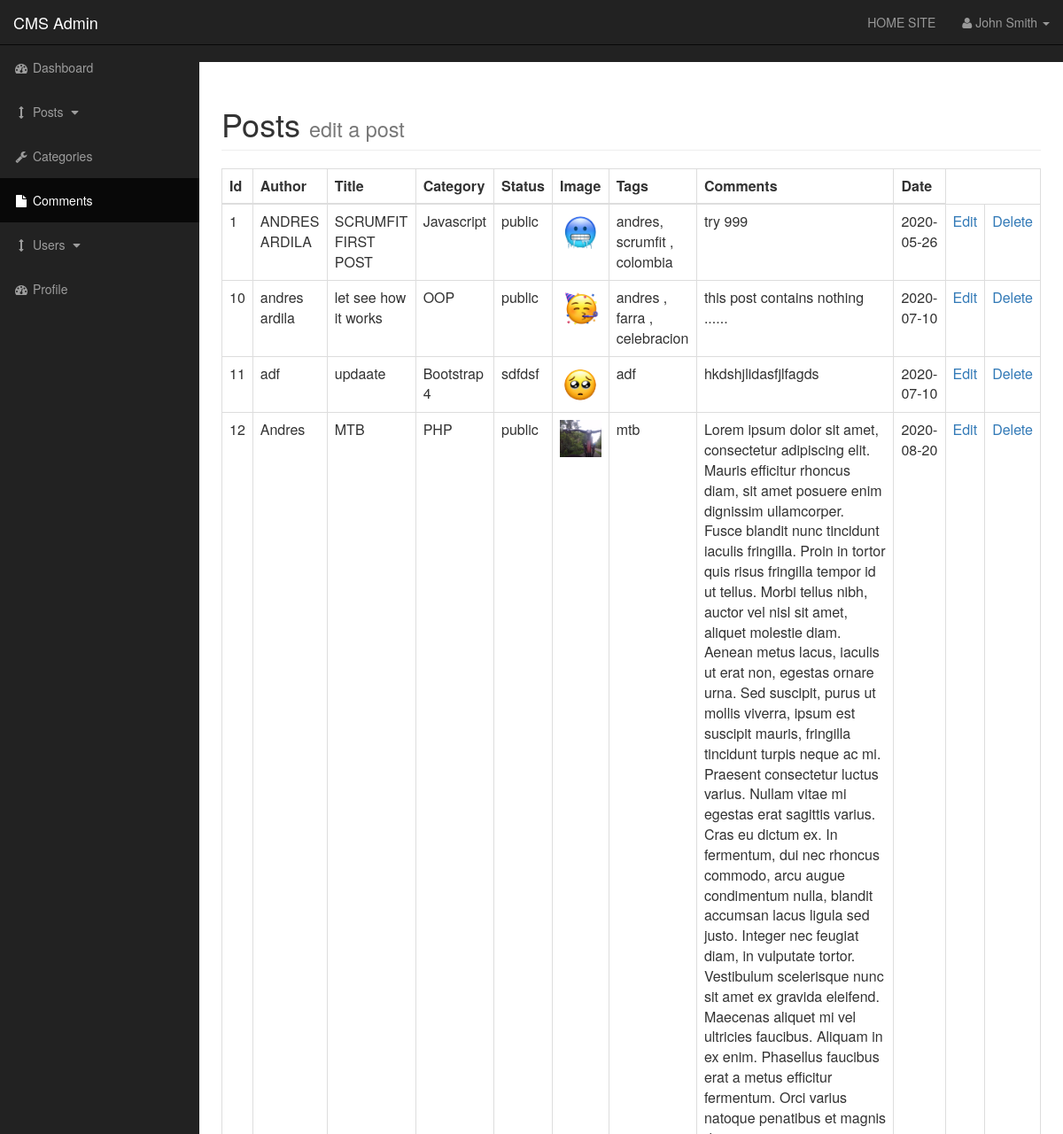
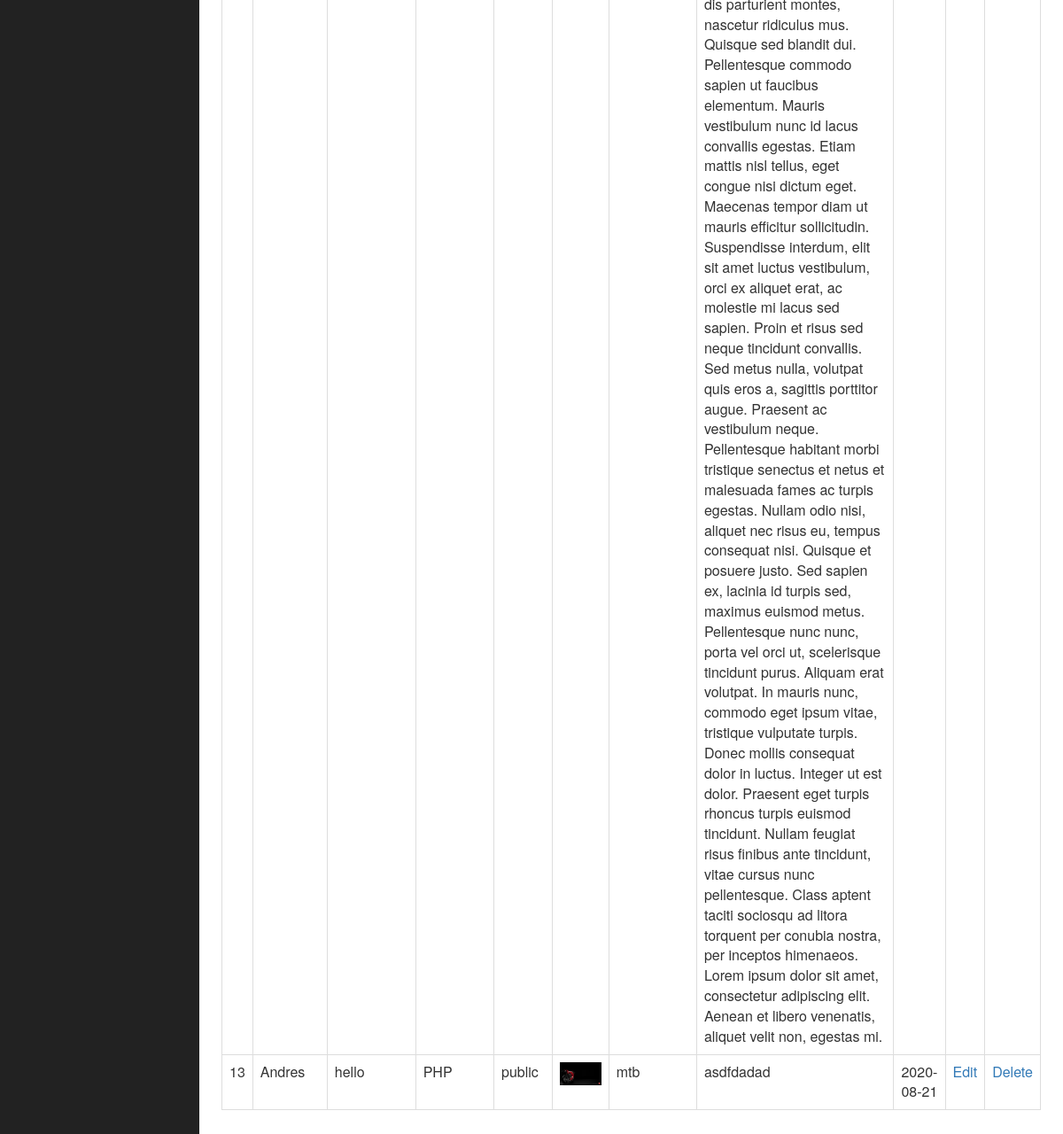
The page /admin/posts.php on the database its author committed (2 pictures, top to bottom).
### tables this page shows
CREATE TABLE `posts` (
  `post_id` int(3) NOT NULL,
  `post_category_id` int(3) NOT NULL,
  `post_title` varchar(255) NOT NULL,
  `post_author` varchar(255) NOT NULL,
  `post_date` date NOT NULL,
  `post_image` text NOT NULL,
  `post_content` text NOT NULL,
  `post_tags` varchar(255) NOT NULL,
  `post_comment_count` int(11) NOT NULL,
  `post_status` varchar(255) NOT NULL DEFAULT 'draft'
);

CREATE TABLE `categories` (
  `cat_id` int(3) NOT NULL,
  `cat_title` varchar(255) NOT NULL
);

### admin/includes/view_all_post.inc.php (the view, shortened to what this page needs)
<table class="table table-bordered table-hover">
  <thead>
    <tr>
      <th>Id</th>
      <th>Author</th>
      <th>Title</th>
      <th>Category</th>
      <th>Status</th>
      <th>Image</th>
      <th>Tags</th>
      <th>Comments</th>
      <th>Date</th>
    </tr>
  </thead>
  <tbody>
      <?php
        $query = "SELECT * FROM posts";
        $select_posts = mysqli_query($connection, $query);
        if (!$select_posts) {
            die("QUERY FAILED LOAD POSTS" .  mysqli_error($connection));
        } else {
            while ($row = mysqli_fetch_assoc($select_posts)) {
                $id = $row['post_id'];
                $category = $row['post_category_id'];
                $title = $row['post_title'];
                $author = $row['post_author'];
                $date = $row['post_date'];
                $image = $row['post_image'];
                $comment = $row['post_content'];
                $tag = $row['post_tags'];
                $status = $row['post_status'];
                echo "<tr>";
                echo "<td>$id</td>";
                echo "<td>$author</td>";
                echo "<td>$title</td>";
                $query = "SELECT * FROM categories WHERE cat_id = $category";
                $select_categorie = mysqli_query($connection, $query);
                while ($row = mysqli_fetch_assoc($select_categorie)) {
                    $cat_title = $row['cat_title'];
                    echo "<td>$cat_title</td>";
                }
                echo "<td>$status</td>";
                echo "<td><img class='img-responsive' width='100' src='../$image' alt=''> </td>";
                echo "<td>$tag</td>";
                echo "<td>$comment</td>";
                echo "<td>$date</td>";
                echo "<td><a href='posts.php?source=edit_post&post_id={$id}'>Edit</a></td>";
                echo "<td><a href='posts.php?delete={$id}'>Delete</a></td>";
                echo "</tr>";
            }
        }
       ?>
  </tbody>
</table>

### admin/css/sb-admin.css (style rules this page uses)
body { margin-top: 100px; background-color: #222; }
@media (min-width:768px) { body { margin-top: 50px; } }

### rows shown on the page
posts: post_id "1", post_author "ANDRES ARDILA", post_title "SCRUMFIT FIRST POST", post_status "public", post_image (picture), post_tags "andres, scrumfit , colombia", post_content "try 999", post_date "2020-05-26"
categories: cat_title "Javascript"
posts: post_id "10", post_author "andres ardila", post_title "let see how it works", post_status "public", post_image (picture), post_tags "andres , farra , celebracion", post_content "this post contains nothing ......", post_date "2020-07-10"
categories: cat_title "OOP"
posts: post_id "11", post_author "adf", post_title "updaate", post_status "sdfdsf", post_image (picture), post_tags "adf", post_content "hkdshjlidasfjlfagds", post_date "2020-07-10"
categories: cat_title "Bootstrap 4"
posts: post_id "12", post_author "Andres", post_title "MTB", post_status "public", post_image (placeholder picture), post_tags "mtb", post_content "Lorem ipsum dolor sit amet, consectetur adipiscing elit. Mauris efficitur rhoncus diam, sit amet posuere enim dignissim ullamcorper. Fusce blandit nunc tincidunt iaculis fringilla. Proin in tortor quis risus fringilla tempor id ut tellus. Morbi tellus nibh, auctor vel nisl sit amet, aliquet molestie diam. Aenean metus lacus, iaculis ut erat non, egestas ornare urna. Sed suscipit, purus ut mollis viverra, ipsum est suscipit mauris, fringilla tincidunt turpis neque ac mi. Praesent consectetur luctus varius. Nullam vitae mi egestas erat sagittis varius. Cras eu dictum ex. In fermentum, dui nec rhoncus commodo, arcu augue condimentum nulla, blandit accumsan lacus ligula sed justo. Integer nec…", post_date "2020-08-20"
categories: cat_title "PHP"
posts: post_id "13", post_author "Andres", post_title "hello", post_status "public", post_image (picture), post_tags "mtb", post_content "asdfdadad", post_date "2020-08-21"
